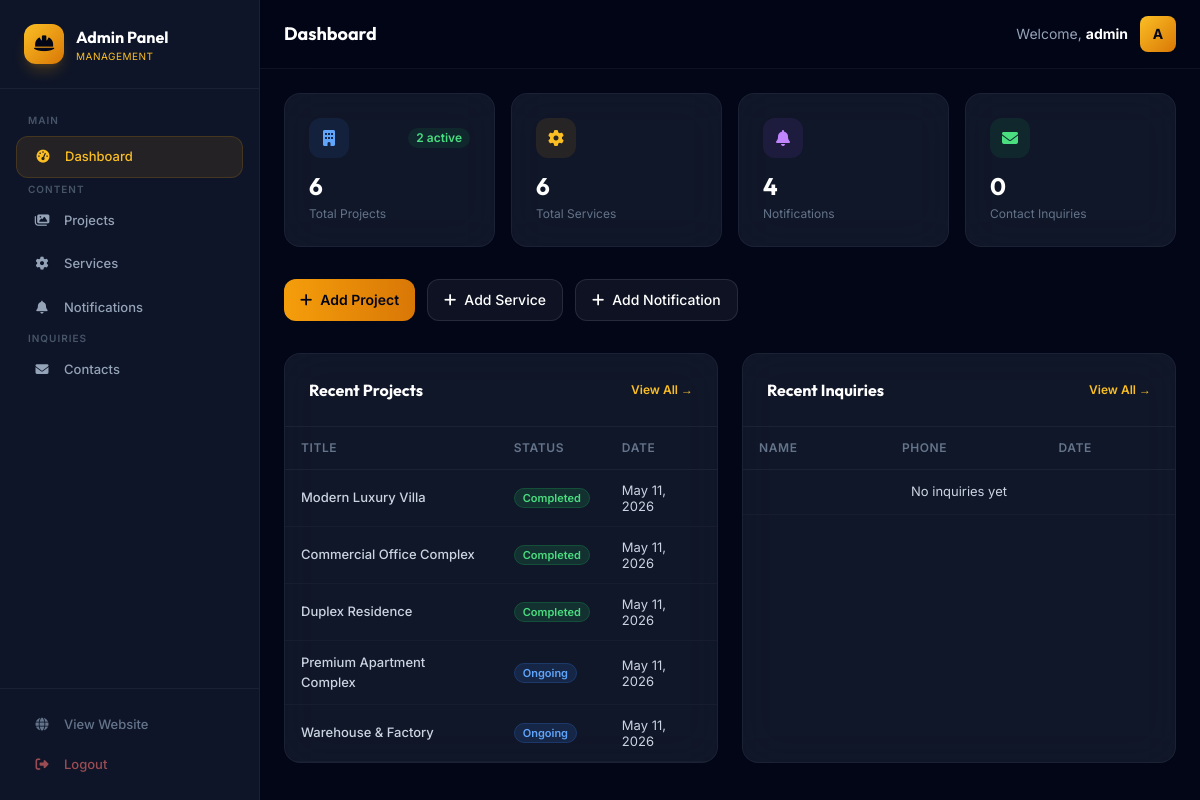
Page /admin/dashboard.php (signed in) on the committed database.
### tables this page shows
CREATE TABLE IF NOT EXISTS projects (
    id INT AUTO_INCREMENT PRIMARY KEY,
    title VARCHAR(255) NOT NULL,
    slug VARCHAR(255) NOT NULL UNIQUE,
    client_name VARCHAR(150) DEFAULT NULL,
    location VARCHAR(255) DEFAULT NULL,
    budget VARCHAR(100) DEFAULT NULL,
    square_feet VARCHAR(100) DEFAULT NULL,
    status ENUM('ongoing','completed','upcoming','on_hold') DEFAULT 'upcoming',
    description TEXT,
    testimonial TEXT,
    rating INT DEFAULT 5,
    video VARCHAR(500) DEFAULT NULL,
    start_date DATE DEFAULT NULL,
    end_date DATE DEFAULT NULL,
    featured TINYINT(1) DEFAULT 0,
    created_at TIMESTAMP DEFAULT CURRENT_TIMESTAMP
);

### includes/db.php (called while the page is built, shortened)
<?php
function sanitize($data) {
    return htmlspecialchars(strip_tags(trim($data)), ENT_QUOTES, 'UTF-8');
}
?>

### admin/dashboard.php (the view, shortened to what this page needs)
<?php
require_once __DIR__ . '/../includes/db.php';
$totalProjects = $pdo->query("SELECT COUNT(*) FROM projects")->fetchColumn();
$totalServices = $pdo->query("SELECT COUNT(*) FROM services")->fetchColumn();
$totalNotifs = $pdo->query("SELECT COUNT(*) FROM notifications")->fetchColumn();
$totalContacts = $pdo->query("SELECT COUNT(*) FROM contacts")->fetchColumn();
$ongoingProjects = $pdo->query("SELECT COUNT(*) FROM projects WHERE status = 'ongoing'")->fetchColumn();
$recentProjects = $pdo->query("SELECT * FROM projects ORDER BY created_at DESC LIMIT 5")->fetchAll();
$recentContacts = $pdo->query("SELECT * FROM contacts ORDER BY created_at DESC LIMIT 5")->fetchAll();
include __DIR__ . '/includes/admin_header.php';
include __DIR__ . '/includes/admin_sidebar.php';
?>
<div class="grid grid-cols-1 sm:grid-cols-2 lg:grid-cols-4 gap-4 mb-8">
    <div class="admin-stat-card">
        <div class="flex items-center justify-between mb-3">
            <div class="w-10 h-10 rounded-xl bg-blue-500/10 flex items-center justify-center"><i class="fa-solid fa-building text-blue-400"></i></div>
            <span class="text-xs font-semibold text-green-400 bg-green-500/10 px-2 py-0.5 rounded-full"><?= $ongoingProjects ?> active</span>
        </div>
        <p class="text-2xl font-heading font-bold text-white"><?= $totalProjects ?></p>
        <p class="text-dark-500 text-xs mt-1">Total Projects</p>
    </div>
    <div class="admin-stat-card">
        <div class="flex items-center justify-between mb-3">
            <div class="w-10 h-10 rounded-xl bg-primary-500/10 flex items-center justify-center"><i class="fa-solid fa-gear text-primary-400"></i></div>
        </div>
        <p class="text-2xl font-heading font-bold text-white"><?= $totalServices ?></p>
        <p class="text-dark-500 text-xs mt-1">Total Services</p>
    </div>
    <div class="admin-stat-card">
        <div class="flex items-center justify-between mb-3">
            <div class="w-10 h-10 rounded-xl bg-purple-500/10 flex items-center justify-center"><i class="fa-solid fa-bell text-purple-400"></i></div>
        </div>
        <p class="text-2xl font-heading font-bold text-white"><?= $totalNotifs ?></p>
        <p class="text-dark-500 text-xs mt-1">Notifications</p>
    </div>
    <div class="admin-stat-card">
        <div class="flex items-center justify-between mb-3">
            <div class="w-10 h-10 rounded-xl bg-green-500/10 flex items-center justify-center"><i class="fa-solid fa-envelope text-green-400"></i></div>
        </div>
        <p class="text-2xl font-heading font-bold text-white"><?= $totalContacts ?></p>
        <p class="text-dark-500 text-xs mt-1">Contact Inquiries</p>
    </div>
</div>
<div class="flex flex-wrap gap-3 mb-8">
    <a href="<?= SITE_URL ?>/admin/projects/add.php" class="inline-flex items-center gap-2 bg-gradient-to-r from-primary-500 to-primary-600 text-dark-950 px-4 py-2.5 rounded-xl text-sm font-semibold hover:shadow-lg hover:shadow-primary-500/20 transition-all">
        <i class="fa-solid fa-plus"></i> Add Project
    </a>
    <a href="<?= SITE_URL ?>/admin/services/add.php" class="inline-flex items-center gap-2 bg-white/5 border border-white/10 text-white px-4 py-2.5 rounded-xl text-sm font-medium hover:bg-white/10 transition-all">
        <i class="fa-solid fa-plus"></i> Add Service
    </a>
    <a href="<?= SITE_URL ?>/admin/notifications/add.php" class="inline-flex items-center gap-2 bg-white/5 border border-white/10 text-white px-4 py-2.5 rounded-xl text-sm font-medium hover:bg-white/10 transition-all">
        <i class="fa-solid fa-plus"></i> Add Notification
    </a>
</div>
<div class="grid grid-cols-1 lg:grid-cols-2 gap-6">
    <div class="glass-card overflow-hidden">
        <div class="p-6 border-b border-white/5 flex items-center justify-between">
            <h3 class="font-heading font-bold text-white">Recent Projects</h3>
            <a href="<?= SITE_URL ?>/admin/projects/" class="text-primary-400 text-xs font-semibold hover:text-primary-300">View All →</a>
        </div>
        <div class="overflow-x-auto">
            <table class="admin-table">
                <thead><tr><th>Title</th><th>Status</th><th>Date</th></tr></thead>
                <tbody>
                    <?php foreach($recentProjects as $p): ?>
                    <tr>
                        <td class="font-medium text-white"><?= sanitize($p['title']) ?></td>
                        <td><span class="badge-<?= $p['status'] ?> text-[11px] font-semibold px-2 py-0.5 rounded-full"><?= ucfirst(str_replace('_',' ',$p['status'])) ?></span></td>
                        <td class="text-dark-500 text-xs"><?= date('M d, Y', strtotime($p['created_at'])) ?></td>
                    </tr>
                    <?php endforeach; ?>
                </tbody>
            </table>
        </div>
    </div>
    <div class="glass-card overflow-hidden">
        <div class="p-6 border-b border-white/5 flex items-center justify-between">
            <h3 class="font-heading font-bold text-white">Recent Inquiries</h3>
            <a href="<?= SITE_URL ?>/admin/contacts/" class="text-primary-400 text-xs font-semibold hover:text-primary-300">View All →</a>
        </div>
        <div class="overflow-x-auto">
            <table class="admin-table">
                <thead><tr><th>Name</th><th>Phone</th><th>Date</th></tr></thead>
                <tbody>
                    <?php if (empty($recentContacts)): ?><tr><td colspan="3" class="text-center text-dark-500 py-6">No inquiries yet</td></tr><?php endif; ?>
                </tbody>
            </table>
        </div>
    </div>
</div>
</main></div>
</body></html>

### assets/css/style.css (style rules this page uses)
*, *::before, *::after { box-sizing: border-box; }
.flex { display: flex; }
.inline-flex { display: inline-flex; }
.grid { display: grid; }
.items-center { align-items: center; }
.justify-center { justify-content: center; }
.justify-between { justify-content: space-between; }
.flex-wrap { flex-wrap: wrap; }
.gap-2 { gap: 0.5rem; }
.gap-3 { gap: 0.75rem; }
.gap-4 { gap: 1rem; }
.gap-6 { gap: 1.5rem; }
.w-10 { width: 2.5rem; }
.h-10 { height: 2.5rem; }
.overflow-hidden { overflow: hidden; }
.text-center { text-align: center; }
.text-white { color: #fff; }
.text-xs { font-size: 0.75rem; line-height: 1rem; }
.text-sm { font-size: 0.875rem; line-height: 1.25rem; }
.text-2xl { font-size: 1.5rem; line-height: 2rem; }
.font-medium { font-weight: 500; }
.font-semibold { font-weight: 600; }
.font-bold { font-weight: 700; }
.font-heading { font-family: 'Outfit', sans-serif; }
.font-body { font-family: 'Inter', sans-serif; }
.antialiased { -webkit-font-smoothing: antialiased; -moz-osx-font-smoothing: grayscale; }
.rounded-full { border-radius: 9999px; }
.rounded-xl { border-radius: 0.75rem; }
.p-6 { padding: 1.5rem; }
.px-4 { padding-left: 1rem; padding-right: 1rem; }
.py-2\.5 { padding-top: 0.625rem; padding-bottom: 0.625rem; }
.mb-3 { margin-bottom: 0.75rem; }
.mt-1 { margin-top: 0.25rem; }
.border { border-width: 1px; border-style: solid; }
.transition-all { transition: all 0.3s ease; }
.text-dark-500 { color: #64748b; }
.text-primary-400 { color: #fbbf24; }
.text-dark-950 { color: #020617; }
.text-green-400 { color: #4ade80; }
.bg-dark-950 { background-color: #020617; }
.bg-white\/5 { background-color: rgba(255, 255, 255, 0.05); }
.bg-primary-500\/10 { background-color: rgba(245, 158, 11, 0.1); }
.bg-green-500\/10 { background-color: rgba(34, 197, 94, 0.1); }
.border-white\/5 { border-color: rgba(255, 255, 255, 0.05); }
.border-white\/10 { border-color: rgba(255, 255, 255, 0.1); }
.bg-gradient-to-r { background-image: linear-gradient(to right, var(--tw-gradient-stops)); }
.from-primary-500 { --tw-gradient-from: #f59e0b; --tw-gradient-stops: #f59e0b, var(--tw-gradient-to, rgba(245, 158, 11, 0)); }
.to-primary-600 { --tw-gradient-to: #d97706; }
.grid-cols-1 { grid-template-columns: repeat(1, minmax(0, 1fr)); }
@media (min-width: 640px) { .sm\:grid-cols-2 { grid-template-columns: repeat(2, minmax(0, 1fr)); } }
@media (min-width: 1024px) { .lg\:grid-cols-4 { grid-template-columns: repeat(4, minmax(0, 1fr)); } }
.glass-card { background: rgba(30, 41, 59, 0.5); backdrop-filter: blur(20px); -webkit-backdrop-filter: blur(20px); border: 1px solid rgba(255, 255, 255, 0.05); border-radius: 1rem; transition: all 0.4s cubic-bezier(0.4, 0, 0.2, 1); }
.badge-completed { background: rgba(34, 197, 94, 0.15); color: #4ade80; border: 1px solid rgba(34, 197, 94, 0.2); }
.badge-ongoing { background: rgba(59, 130, 246, 0.15); color: #60a5fa; border: 1px solid rgba(59, 130, 246, 0.2); }
body, body * { transition: background-color 0.4s ease, color 0.3s ease, border-color 0.3s ease, box-shadow 0.3s ease; }

### admin/includes/admin_header.php (style rules this page uses)
.admin-stat-card { background:rgba(30,41,59,0.5); backdrop-filter:blur(20px); border:1px solid rgba(255,255,255,0.05); border-radius:1rem; padding:1.5rem; transition:all 0.3s ease; }
.admin-table { width:100%; border-collapse:separate; border-spacing:0; }
.admin-table th { padding:0.75rem 1rem; text-align:left; font-size:0.75rem; font-weight:600; color:#64748b; text-transform:uppercase; letter-spacing:0.05em; border-bottom:1px solid rgba(255,255,255,0.05); }
.admin-table td { padding:0.75rem 1rem; font-size:0.8125rem; color:#cbd5e1; border-bottom:1px solid rgba(255,255,255,0.03); }

### rows in the picture
projects: title "Modern Luxury Villa", status "Completed", created_at "May 11, 2026"
projects: title "Commercial Office Complex", status "Completed", created_at "May 11, 2026"
projects: title "Duplex Residence", status "Completed", created_at "May 11, 2026"
projects: title "Premium Apartment Complex", status "Ongoing", created_at "May 11, 2026"
projects: title "Warehouse & Factory", status "Ongoing", created_at "May 11, 2026"

### other values in the picture
$adminPageTitle "Dashboard"
getAdminUsername() "admin"
substr(getAdminUsername(), 0, 1) "A"
$ongoingProjects "2"
$totalProjects "6"
$totalServices "6"
$totalNotifs "4"
$totalContacts "0"
